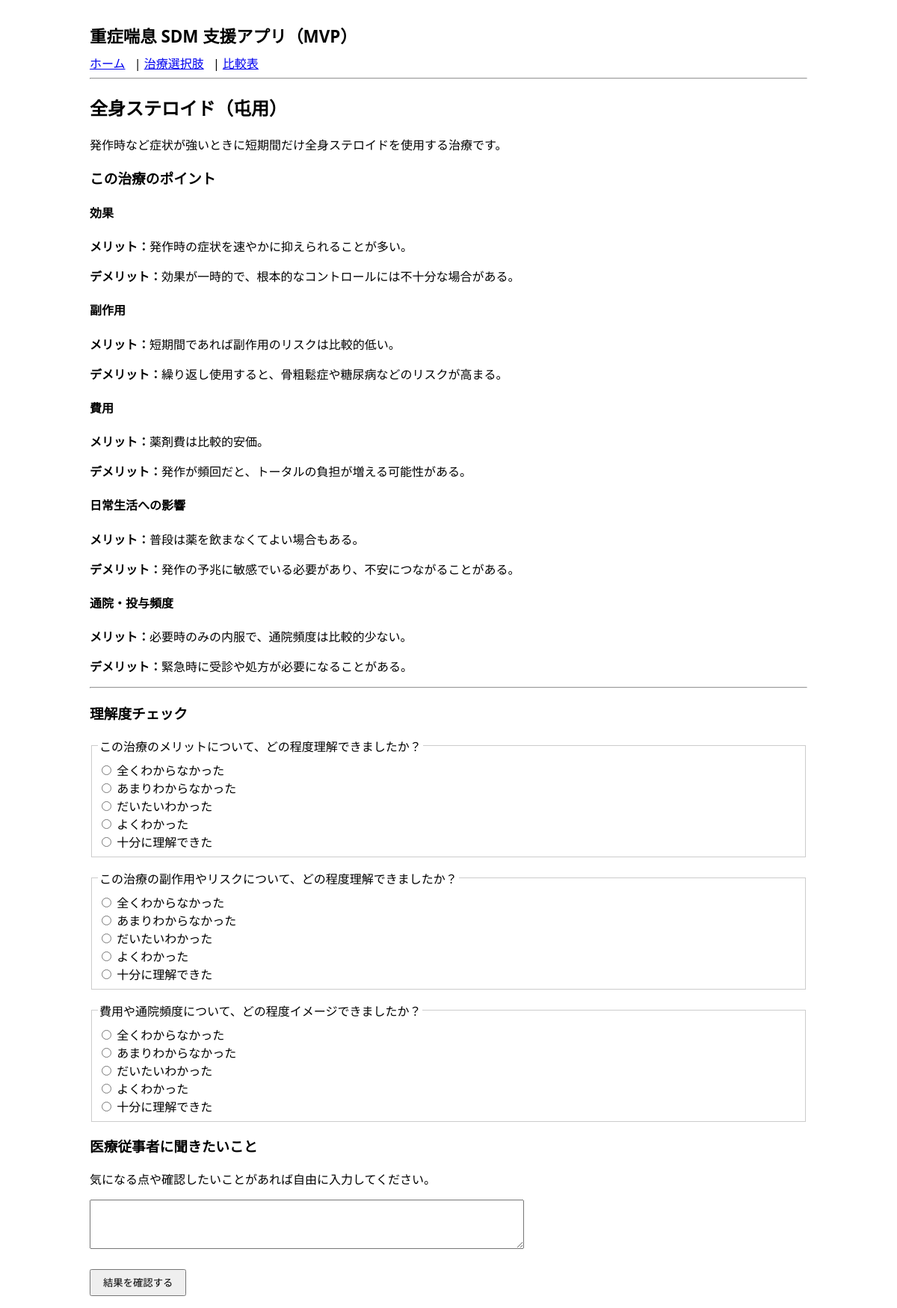
The app's page /treatments/1 with its own data.
### app.py (models this page shows)
class TreatmentOption(db.Model):
    __tablename__ = "treatment_options"
    id = db.Column(db.Integer, primary_key=True)
    name = db.Column(db.String(100), nullable=False)
    brief_description = db.Column(db.Text, nullable=False)
    details = db.relationship("TreatmentDetail", backref="treatment", lazy=True)
    questions = db.relationship("UnderstandingQuestion", backref="treatment", lazy=True)

class Attribute(db.Model):
    __tablename__ = "attributes"
    id = db.Column(db.Integer, primary_key=True)
    name = db.Column(db.String(100), nullable=False)
    order_index = db.Column(db.Integer, default=0)
    details = db.relationship("TreatmentDetail", backref="attribute", lazy=True)

class TreatmentDetail(db.Model):
    __tablename__ = "treatment_details"
    id = db.Column(db.Integer, primary_key=True)
    treatment_id = db.Column(db.Integer, db.ForeignKey("treatment_options.id"), nullable=False)
    attribute_id = db.Column(db.Integer, db.ForeignKey("attributes.id"), nullable=False)
    pros_text = db.Column(db.Text, nullable=True)
    cons_text = db.Column(db.Text, nullable=True)

class UnderstandingQuestion(db.Model):
    __tablename__ = "understanding_questions"
    id = db.Column(db.Integer, primary_key=True)
    treatment_id = db.Column(db.Integer, db.ForeignKey("treatment_options.id"), nullable=False)
    text = db.Column(db.Text, nullable=False)
    order_index = db.Column(db.Integer, default=0)
    choices = db.relationship("UnderstandingChoice", backref="question", lazy=True)

class UnderstandingChoice(db.Model):
    __tablename__ = "understanding_choices"
    id = db.Column(db.Integer, primary_key=True)
    question_id = db.Column(db.Integer, db.ForeignKey("understanding_questions.id"), nullable=False)
    label = db.Column(db.String(100), nullable=False)
    score = db.Column(db.Integer, nullable=False)

### app.py (the view, shortened to what this page needs)
@app.route("/treatments/<int:treatment_id>", methods=["GET", "POST"])
def treatment_detail(treatment_id):
    treatment = TreatmentOption.query.get_or_404(treatment_id)
    attributes = Attribute.query.order_by(Attribute.order_index).all()
    details_by_attr = {}
    for attr in attributes:
        detail = next(
            (d for d in treatment.details if d.attribute_id == attr.id),
            None,
        )
        details_by_attr[attr.id] = detail
    questions = (
        UnderstandingQuestion.query.filter_by(treatment_id=treatment.id)
        .order_by(UnderstandingQuestion.order_index)
        .all()
    )
    return render_template(
        "treatment_detail.html",
        treatment=treatment,
        attributes=attributes,
        details_by_attr=details_by_attr,
        questions=questions,
    )

### templates/treatment_detail.html
{% extends "base.html" %}
{% block content %}
<h2>{{ treatment.name }}</h2>
<p>{{ treatment.brief_description }}</p>
<h3>この治療のポイント</h3>
{% for attr in attributes %}
  {% set detail = details_by_attr.get(attr.id) %}
  <section style="margin-bottom: 1em;">
    <h4>{{ attr.name }}</h4>
    {% if detail %}
      {% if detail.pros_text %}
        <p><strong>メリット：</strong>{{ detail.pros_text }}</p>
      {% endif %}
      {% if detail.cons_text %}
        <p><strong>デメリット：</strong>{{ detail.cons_text }}</p>
      {% endif %}
    {% else %}
      <p>（準備中）</p>
    {% endif %}
  </section>
{% endfor %}
<hr>
<h3>理解度チェック</h3>
<form method="post">
  {% for q in questions %}
    <fieldset style="margin-bottom: 1em;">
      <legend>{{ q.text }}</legend>
      {% for c in q.choices %}
        <label>
          <input type="radio" name="question_{{
                q.id }}" value="{{ c.score }}">
          {{ c.label }}
        </label><br>
      {% endfor %}
    </fieldset>
  {% endfor %}
  <h3>医療従事者に聞きたいこと</h3>
  <p>気になる点や確認したいことがあれば自由に入力してください。</p>
  <textarea name="ask_list" rows="4" cols="70"></textarea><br><br>
  <button type="submit">結果を確認する</button>
</form>
{% endblock %}

### static/style.css (style rules this page uses)
body { font-family: system-ui, sans-serif; max-width: 960px; margin: 0 auto; padding: 1rem; }
fieldset { border: 1px solid #ccc; padding: 0.5rem; }
button { padding: 0.4rem 1rem; cursor: pointer; }

### records on screen
TreatmentOption: name "全身ステロイド（屯用）", brief_description "発作時など症状が強いときに短期間だけ全身ステロイドを使用する治療です。"
Attribute: name "効果"
TreatmentDetail: pros_text "発作時の症状を速やかに抑えられることが多い。", cons_text "効果が一時的で、根本的なコントロールには不十分な場合がある。"
Attribute: name "副作用"
TreatmentDetail: pros_text "短期間であれば副作用のリスクは比較的低い。", cons_text "繰り返し使用すると、骨粗鬆症や糖尿病などのリスクが高まる。"
Attribute: name "費用"
TreatmentDetail: pros_text "薬剤費は比較的安価。", cons_text "発作が頻回だと、トータルの負担が増える可能性がある。"
Attribute: name "日常生活への影響"
TreatmentDetail: pros_text "普段は薬を飲まなくてよい場合もある。", cons_text "発作の予兆に敏感でいる必要があり、不安につながることがある。"
Attribute: name "通院・投与頻度"
TreatmentDetail: pros_text "必要時のみの内服で、通院頻度は比較的少ない。", cons_text "緊急時に受診や処方が必要になることがある。"
UnderstandingQuestion: text "この治療のメリットについて、どの程度理解できましたか？"
UnderstandingChoice: label "全くわからなかった"
UnderstandingChoice: label "あまりわからなかった"
UnderstandingChoice: label "だいたいわかった"
UnderstandingChoice: label "よくわかった"
UnderstandingChoice: label "十分に理解できた"
UnderstandingQuestion: text "この治療の副作用やリスクについて、どの程度理解できましたか？"
UnderstandingChoice: label "全くわからなかった"
UnderstandingChoice: label "あまりわからなかった"
UnderstandingChoice: label "だいたいわかった"
UnderstandingChoice: label "よくわかった"
UnderstandingChoice: label "十分に理解できた"
UnderstandingQuestion: text "費用や通院頻度について、どの程度イメージできましたか？"
UnderstandingChoice: label "全くわからなかった"
UnderstandingChoice: label "あまりわからなかった"
UnderstandingChoice: label "だいたいわかった"
UnderstandingChoice: label "よくわかった"
UnderstandingChoice: label "十分に理解できた"
